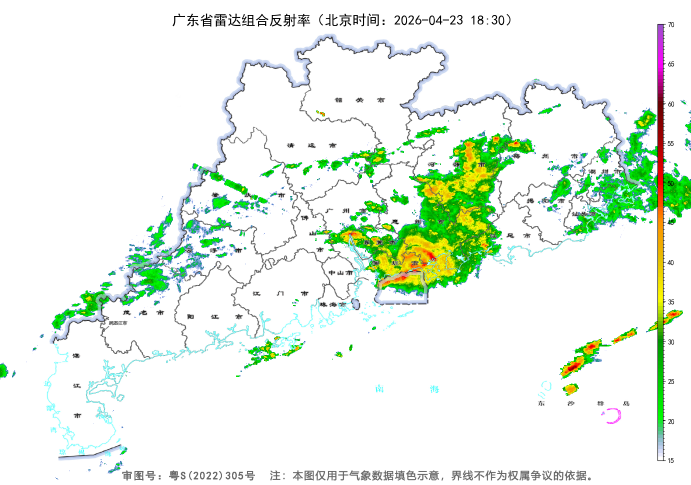
#> input picture test_data/1.png, 1381 x 969 px (shown at 1/2 size)
$ python main.py
#> lines starting #> are read from the running program, lines starting #| are printed output that depends on the picture
### data_processor.py
import cv2
import numpy as np

class DataProcessor:
    def __init__(self, sample_image_path):
        """
        初始化数据处理器，通过样本图提取雷达色板
        """
#> called with sample_image_path = 'test_data/1.png'
        self.sample_img = cv2.imread(sample_image_path)
#> self.sample_img is the input picture: shape (969, 1381, 3); mean B, G, R 230.8, 242.8, 232.2
        self.colors = self._extract_colormap()
        self.lut = self._build_lookup_table()

    def _extract_colormap(self):
        """
        在 x=1320 (图片最右侧的色板条) 提取梯度颜色。
        """
        col = self.sample_img[:, 1320, :] # BGR
#> col = 969 rows, first 8: [255, 255, 255], [255, 255, 255], [255, 255, 255], [255, 255, 255], [255, 255, 255], [255, 255, 255], [255, 255, 255], [255, 255, 255]
        colors = []
        for y in range(self.sample_img.shape[0]):
            b, g, r = col[y]
            # 过滤白、黑、灰
            if b == g and g == r:
                continue
            color_tuple = (int(r), int(g), int(b))
            if not colors or colors[-1] != color_tuple:
                colors.append(color_tuple)
#> this loop made 969 passes
#> after the loop, colors = 119 items, first 6: (143, 79, 189), (152, 84, 200), (165, 73, 207), (174, 66, 212), (183, 59, 216), (192, 51, 221)
#> in __init__, `self.colors = self._extract_colormap()`: self.colors has the same summary as colors in _extract_colormap
        return colors

    def _build_lookup_table(self):
        """
        构建 RGB 到 强度 (Intensity) 的 3D 查找表
        共有 N 个颜色阶段，强度 1 到 N。0 代表背景。
        """
        N = len(self.colors)
#> N = 119
        # 用 uint8 存即可，因为颜色数目大约在 119 左右
        lut = np.zeros((256, 256, 256), dtype=np.uint8)

        for idx, (r, g, b) in enumerate(self.colors):
            # colors 从上到下，索引越小 dBZ 越高，强度应越大。
            # 为了让 0 代表背景，强度由 1 递增至 N
            intensity = N - idx
            lut[r, g, b] = intensity
#> this loop made 119 passes
#> (r, g, b, intensity) on passes 1 to 12: (143, 79, 189, 119), (152, 84, 200, 118), (165, 73, 207, 117), (174, 66, 212, 116), (183, 59, 216, 115), (192, 51, 221, 114), (200, 44, 226, 113), (209, 37, 230, 112), (222, 26, 237, 111), (231, 19, 242, 110), (240, 12, 247, 109), (249, 4, 251, 108)

        return lut

    def image_to_intensity(self, img_path):
        """
        读取图片，并将 RGB 转换为单通道强度矩阵
        """
#> called with img_path = 'test_data/1.png'
        img = cv2.imread(img_path)
        # img 是 BGR 格式，转换为 R, G, B
        b = img[:, :, 0]
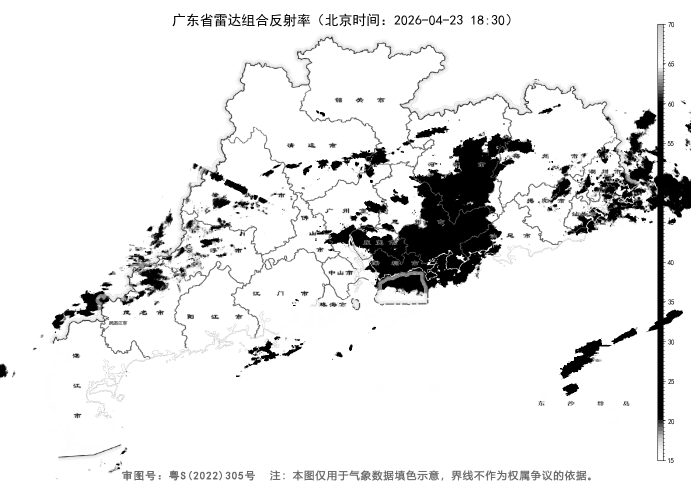
#> b: shape (969, 1381) (shown at 1/2 size); min 0, max 255, mean 230.8
        g = img[:, :, 1]
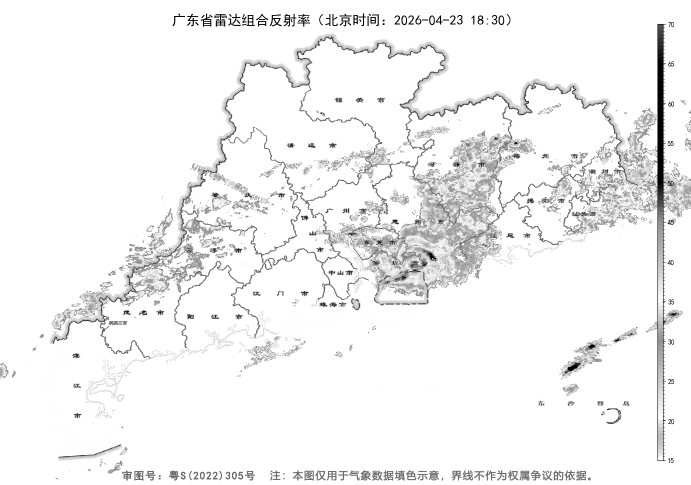
#> g: shape (969, 1381) (shown at 1/2 size); min 0, max 255, mean 242.8
        r = img[:, :, 2]
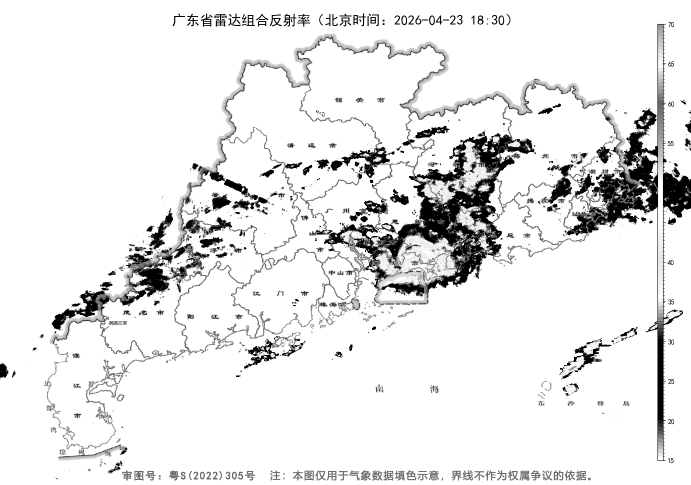
#> r: shape (969, 1381) (shown at 1/2 size); min 0, max 255, mean 232.2

        # 利用 lookup table 返回二维矩阵
        intensity = self.lut[r, g, b]
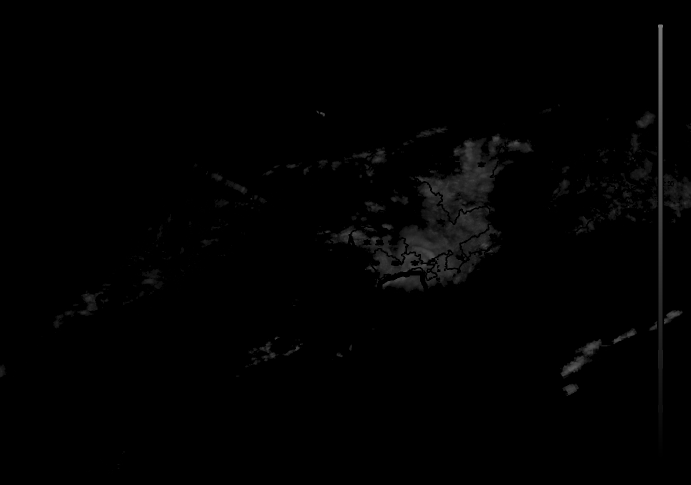
#> intensity: shape (969, 1381) (shown at 1/2 size); min 0, max 119, mean 1.9
        return intensity

    # [20 lines left out: function intensity_to_image, not called in this run]

# [13 lines that do not run on import are left out]

### optical_flow_predictor.py
import cv2
import numpy as np

class OpticalFlowPredictor:
    def __init__(self, pyr_scale=0.5, levels=3, winsize=15, iterations=3, poly_n=5, poly_sigma=1.1, flags=0):
        # Farneback 参数
        self.pyr_scale = pyr_scale
        self.levels = levels
        self.winsize = winsize
        self.iterations = iterations
        self.poly_n = poly_n
        self.poly_sigma = poly_sigma
        self.flags = flags

    # [51 lines left out: functions calculate_flow, extrapolate, not called in this run]

### main.py
import cv2
import numpy as np
import os
from data_processor import DataProcessor
from optical_flow_predictor import OpticalFlowPredictor

def evaluate_mse(pred, truth):
    return np.mean((pred - truth) ** 2)

def main():
    print("Initializing Data Processor...")
    dp = DataProcessor('test_data/1.png')
    predictor = OpticalFlowPredictor()

    # Load 1 to 5
    print("Loading observation sequences...")
    obs_frames = []
    for i in range(1, 14):
        path = f"test_data/{i}.png"
        intensity = dp.image_to_intensity(path)
        obs_frames.append(intensity)
#> pass 2 of the loop in main, `for i in range(1, 14):`:
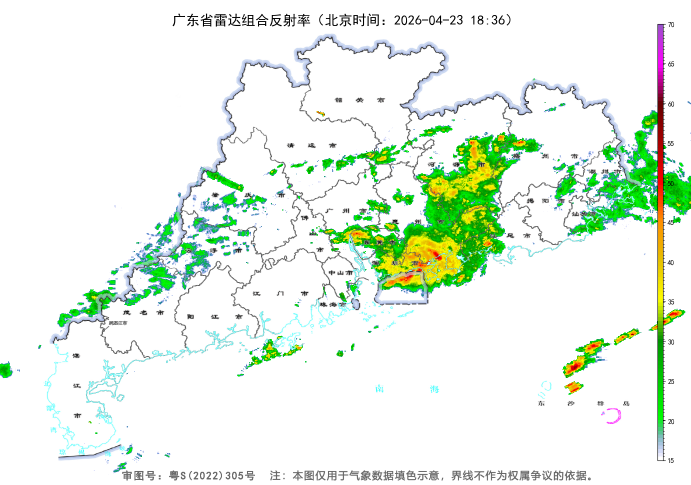
#> input picture test_data/2.png, 1381 x 969 px (shown at 1/2 size)
#> in image_to_intensity, img is the input picture: shape (969, 1381, 3); mean B, G, R 230.6, 242.8, 232
#> in image_to_intensity (call 2), `r = img[:, :, 2]`:
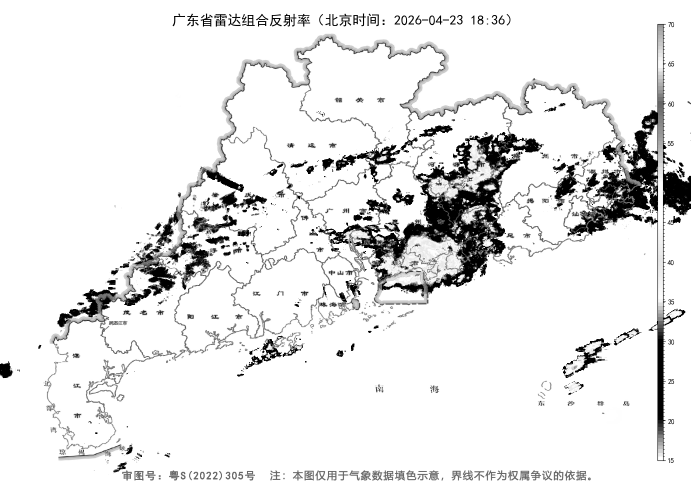
#> r: shape (969, 1381) (shown at 1/2 size); min 0, max 255, mean 232
#> in image_to_intensity (call 2), `intensity = self.lut[r, g, b]`:
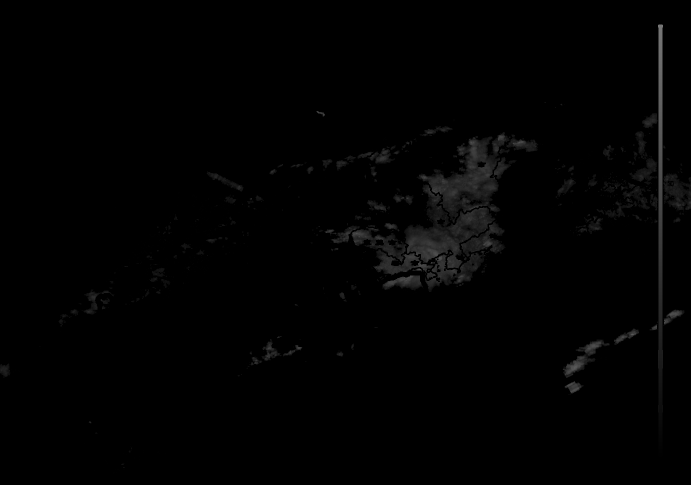
#> intensity: shape (969, 1381) (shown at 1/2 size); min 0, max 119, mean 1.9

    # Load 6 to 10 for ground truth
    print("Loading ground truth sequences...")
    gt_frames = []
    for i in range(15, 18):
        path = f"test_data/{i}.png"
        gt_frames.append(dp.image_to_intensity(path))

    # Compute flow between 4 and 5
    print("Computing Optical Flow (frame 4 -> 5)...")
    flow = predictor.calculate_flow(obs_frames[-2], obs_frames[-1])

    # Predict 5 steps into the future
    print("Predicting future 5 steps...")
    preds = predictor.extrapolate(obs_frames[-1], flow, steps=5)

    # Evaluate and save
    os.makedirs('outputs', exist_ok=True)

    for i, (pred, truth) in enumerate(zip(preds, gt_frames)):
        frame_idx = i + 14
        mse = evaluate_mse(pred, truth)
        print(f"Frame {frame_idx} MSE: {mse:.2f}")

        # Visualize
        pred_img = dp.intensity_to_image(pred)
        truth_img = dp.intensity_to_image(truth)

        # 为了对比，我们将两张图拼接到一起: 左侧 GT, 右侧 Pred
        combined = np.hstack((truth_img, pred_img))

        # 添加文字标注
        cv2.putText(combined, f"Frame {frame_idx} - Ground Truth", (10, 30), cv2.FONT_HERSHEY_SIMPLEX, 1, (0, 0, 0), 2)
        cv2.putText(combined, f"Frame {frame_idx} - Prediction", (truth_img.shape[1] + 10, 30), cv2.FONT_HERSHEY_SIMPLEX, 1, (0, 0, 0), 2)

        out_path = f"outputs/compare_{frame_idx}.png"
        cv2.imwrite(out_path, combined)
        print(f"Saved comparison to {out_path}")

if __name__ == "__main__":
#> (the run stopped early here; a loop or call above may not have finished)
